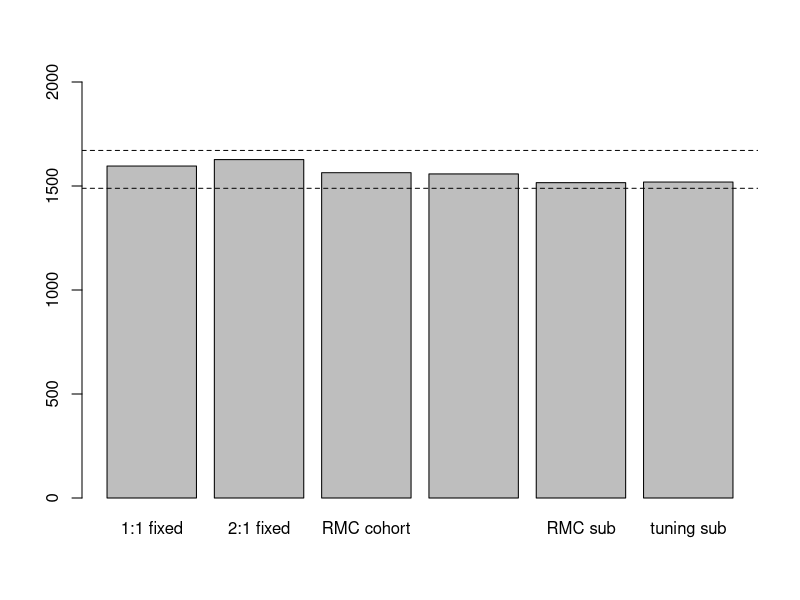
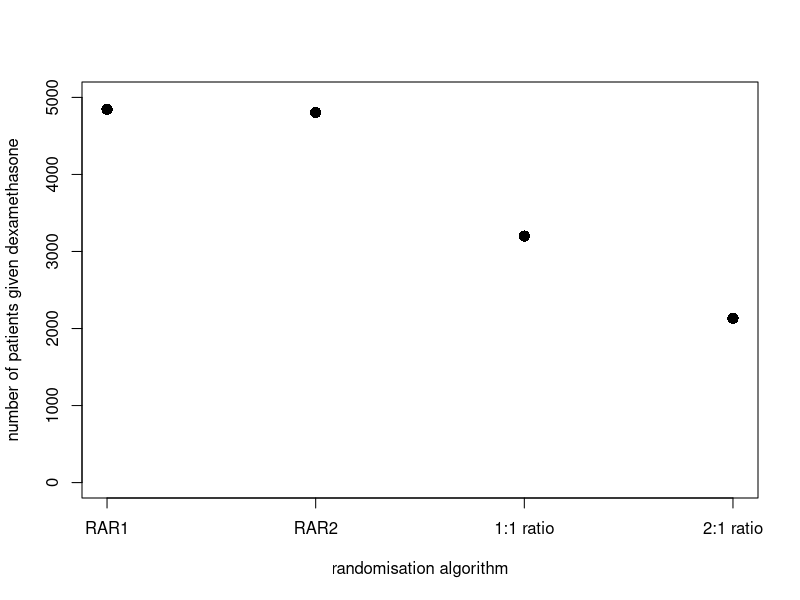
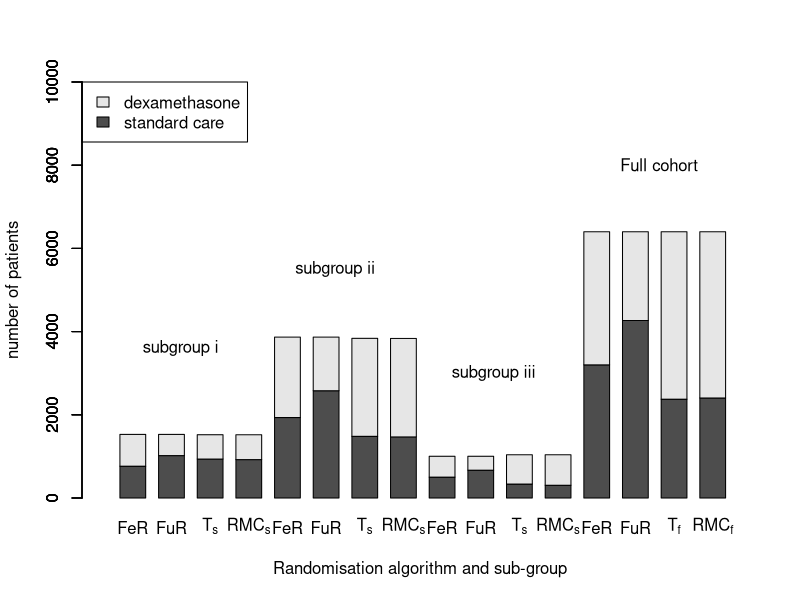
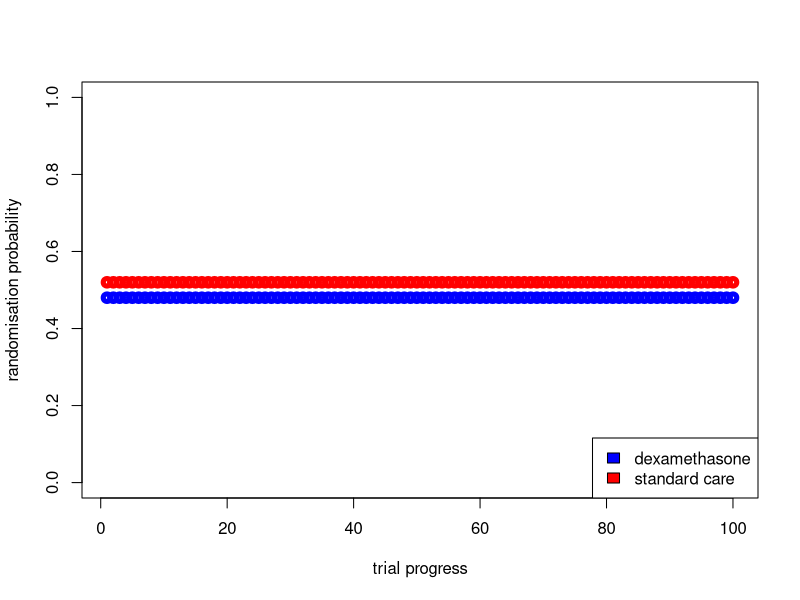

Recreate these plots in R, in order. (Note: this script raises an error after producing the figures.)
par(mfrow=c(1,1))
barplot(c(1596, 1627, 1564, 1558, 1516, 1519), 
        names.arg=c('1:1 fixed', '2:1 fixed', 
                    'RMC cohort', 'Tuning cohort', 'RMC sub', 'tuning sub'), ylim=c(0,2000))
abline(h=c(1489,1671), lty='dashed')

mat = c(4844, 4804,3200, 2133)
matsd = c(11.1, 10, 4.0,3.8)
plot(1:length(mat), mat, ylab='number of patients given dexamethasone', xlab="randomisation algorithm",
     ylim=c(0,5000), pch=16, cex=1.5, xaxt='n')
axis(1, labels = c('RAR1', 'RAR2', '1:1 ratio', '2:1 ratio'), at = 1:length(mat))
arrows(1:length(mat), mat-matsd, 1:length(mat), mat+matsd, code=3, angle = 90, lwd=0.01)

#barplot(mat, horiz=T, xlab='number of patients', names.arg= c('Tuning', 'REMAPCAP','2:1 ratio', '1:1 ratio'),
#        legend.text = c('standard care', 'dexamethasone'))





#### barplots representing subgroup and full cohort algorithms
Nx.gr = c(501, 1279, 324) + c(1034, 2604, 683)
Px    = Nx.gr/sum(Nx.gr)
Px = c(Px, 1)

mat = matrix(data = c(937, 584, 1482, 2356, 335, 704, 2375, 4025), nrow=2, ncol=4)
barplot(mat, xlab='Randomisation algorithm and sub-group', ylab='number of patients', 
        names.arg= c(rep(expression('T'[s]), 3), expression('T'[f])),
        legend.text = c('standard care', 'dexamethasone'),  ylim=c(0,10000), width = c(0.07, 0.07, 0.07, 0.07)
        , space=c(3.5, 5, 5, 5), xlim = c(0,1.7), args.legend = list(x = 'topleft'))



#mat_sd = c(nk_sd.g[1,],nk_sd.c[1])
#arrows(c(0.275,0.7,1.125,1.55), mat[1,]-mat_sd, c(0.275,0.7,1.125,1.55), mat[1,]+mat_sd, code=3, angle=90, lty=8)


mat = matrix(data = c(923, 597, 1469, 2367, 307, 732, 2404, 3996), nrow=2, ncol=4)
barplot(mat, add=T,  names.arg= c(rep(expression('RMC'[s]), 3), expression('RMC'[f])),
          ylim=c(0,4500), width = c(0.07, 0.07, 0.07, 0.07),
         space=c(5, 5, 5,5), xlim = c(0,1.5))

#mat_sd = c(nk_sd.h[1,],nk_sd.d[1])
#arrows(0.1+c(0.275,0.7,1.125,1.55), mat[1,]-mat_sd, 0.1+c(0.275,0.7,1.125,1.55), 
#       mat[1,]+mat_sd, code=3, angle=90, lty=8)

for (p in 1:length(Px)){
  mat[,p] = Px[p]*c(2/3, 1/3)*6400
}

barplot(mat, add=T,  names.arg= rep('FuR', 4),
         ylim=c(0,4500), width = c(0.07, 0.07, 0.07, 0.07),
        space=c(2, 5, 5, 5), xlim = c(0,1.5))

for (p in 1:length(Px)){
  mat[,p] = Px[p]*c(1/2, 1/2)*6400
}

barplot(mat, add=T,  names.arg= rep('FeR', 4),
        ylim=c(0,4500), width = c(0.07, 0.07, 0.07, 0.07),
        space=c(0.5, 5, 5, 5), xlim = c(0,1.5))

text(x=0.2, y=3600, labels='subgroup i')
text(x=0.62, y=5500, labels='subgroup ii')
text(x=1.05, y=3000, labels='subgroup iii')
text(x= 1.5, y = 8000, labels = 'Full cohort')

plot(rep(0.52,100), xlab='trial progress', ylab='randomisation probability', col='red', 
     lwd=5, ylim=c(0,1))
points(rep(0.48, 100), col=c('blue'), lwd=5)
legend('bottomright', legend= c('dexamethasone', 'standard care'), fill=c('blue', 'red'))






###barplot for 4 arm trial
mat=  matrix(apply(nk_avg.l[1:80,], 2,sum), nrow=4,ncol=1)
barplot(mat, ylim=c(0,10000), xlim=c(0,8), 
        legend.text= c('standard care', 'dexamethasone', 'hydroxychloroquine','lopinavir'),
        names.arg = c('FeR'), col = c('red','blue','yellow','green'),
        xlab='Randomisation algorithm',ylab='Number of patients allocated to each arm')


mat=  matrix(apply(nk_avg.k[1:80,], 2,sum), nrow=4,ncol=1)
barplot(mat, col = c('red','blue','yellow','green'),
        add=T, space=c(1.5), names.arg = c('FuR'))

mat=  matrix(apply(nk_avg.i[1:80,], 2,sum), nrow=4,ncol=1)
barplot(mat, ylim=c(0,10000), xlim=c(0,6), col = c('red','blue','yellow','green'),
        add=T, space=c(3), names.arg = c(expression('T'[f])))

mat=  matrix(apply(nk_avg.m[1:80,], 2,sum), nrow=4,ncol=1)
barplot(mat, ylim=c(0,10000), xlim=c(0,6), col = c('red','blue','yellow','green'),
        add=T, space=c(4.5), names.arg = c(expression('RMC'[f])))















##### legacy code simulation study
#simulation study
set.seed(20)

#number randomised to each group during recovery

#order: no oxygen, oxygen, invasive mechanical ventilation
stand.npat <- c(1034, 2604, 683)
#stand.npat <- 4321
dex.npat <- c(501, 1279, 324)
#dex.npat <- 2104

#total number of patients in trial
pat_nums = c(stand.npat, dex.npat)
N_PATIENTS = sum(pat_nums)
n_pats.none <- sum(c(stand.npat[1], dex.npat[1]))
n_pats.ox <- sum(c(stand.npat[2], dex.npat[2]))
n_pats.vent <- sum(c(stand.npat[3], dex.npat[3]))

#ratios of randomisation
orig.ratios <- pat_nums[1:length(pat_nums)]/N_PATIENTS

#checking randomisation ratios
(stand.npat[1:3] - dex.npat[1:3])/stand.npat[1:3]
#all round up to 51/52% difference, therefore different ratios will not be accounted
treat.ratios <- c(sum(stand.npat), sum(dex.npat))/sum(c(stand.npat, dex.npat))

#ratio of care
care.ratios <- c(n_pats.none, n_pats.ox, n_pats.vent)/N_PATIENTS

#total probability of death in each arm
stand.pdeath <- c(0.140, 0.262, 0.414)
#stand.pdeath <- 0.257
dex.pdeath <- c(0.178, 0.233, 0.293)
#dex.pdeath <- 0.229

# odds ratio varies (0.91-1.55, 0.72-0.94, 0.51-0.81)
# potentially useful for best/worst case scenarios analysis

Py = matrix(nrow=3, ncol=2)
Py[,1] <- stand.pdeath
Py[,2] <- dex.pdeath
#Py = c(stand.pdeath, dex.pdeath)
S = dim(Py)[2]
T = dim(Py)[1]

## RECOVERY TRIAL SIMULATION

#initialising outcome vectors
rec.matrix <- matrix(nrow=N_PATIENTS, ncol = 3)


#looping through number of patients
for (i in 1:N_PATIENTS) {
  care = sample(1:T, size=1, prob = care.ratios) #1,2,3 for no treatment, oxygen, ventilation
  treatment = sample(1:S, size=1, prob= treat.ratios) #1 is standard, 2 is treatment
  outcome = sample(c(1, 0), size=1, prob = c(Py[care, treatment], 1-Py[care, treatment])) #1 is death, 0 is survive
  rec.matrix[i, 1:3] = c(care, treatment, outcome)
}

#outcome death metrics per treatment
mean(rec.matrix[rec.matrix[,2] == 1, 3])
mean(rec.matrix[rec.matrix[,2] == 2, 3])

#outcome death metrics per care per treatment
for (i in 1:T){
  for (j in 1:S){
    print(mean(rec.matrix[(rec.matrix[,1] == i & rec.matrix[,2] == j), 3]))
  }
}


## ADAPTIVE DESIGN SIMULATION

#intialising outcome vectors
ad.matrix <- matrix(nrow = N_PATIENTS, ncol = 3)

#number of patients required per group before 
#looking at adaptive randomisation
N_INIT = 30

#number of patients per randomisation ratio update
UPDATE_PER = 100

K = ceiling(N_PATIENTS / UPDATE_PER) #number of stages needed

alpha       = 1 #uninformative beta
beta        = 1 #uninformative beta
Y           = array(dim=c(K, S, T))
postmean    = array(dim=c(K, S, T))
mle         = array(dim=c(K, S, T))
PostAlpha   = array(dim=c(K, S, T))
PostBeta    = array(dim=c(K, S, T))
nk          = array(dim=c(K, S, T))
rand_ratios = matrix(nrow=K, ncol=T)

#tracking number of stages to update matrix
i = as.vector(rep(0,3))

#initial randomisation ratio
rand_ratio <- as.vector(rep(0.5,3))

#keeping track of last x value for filtering matrix
last_x = as.vector(rep(0,3))

#intialising vector to check sample size against threshold
threshold <- array(rep(F, S), dim=c(T, S))

#setting limits on randomisation ratios
UPPER_LIMIT = 0.9
LOWER_LIMIT = 0.1

X <- matrix(nrow=100, ncol=S)
#looping through same number of patients
for (x in 1:N_PATIENTS){
  
  care = sample(1:T, size=1, prob = care.ratios) #1,2,3 for no treatment, oxygen, ventilation
  for (h in 1:T){
    for (j in 1:S){
      threshold[h, j] <- sum((ad.matrix[,1] == h & ad.matrix[,2] == j), na.rm=T)>=N_INIT
    }
    #checking that both patient sets have passed initial threshold
    if (all(threshold[h,])){
      
      # updating randomisation every update_per times
      if (x%%UPDATE_PER==0){
        
        #record number of randomisation updates (but only once)
        i[h] <- i[h]+1
        
        #updating section of patients accounted for
        sub.matrix <- ad.matrix[last_x[h]:x,]
        
        #updating last x for next round
        last_x[h] <- x
        
        
        for (j in 1:S){
          #store number of patients randomised to this treatment
          nk[i[h], j, h] = sum(sub.matrix[,1] == h & sub.matrix[,2]==j, na.rm=T)
          
          #checking at least 1 patient randomised to this treatment
          if (nk[i[h],j,h]!=0){
          
            #update outcome in most recent stage
            Y[i[h],j, h] = sum(sub.matrix[(sub.matrix[,1] == h & sub.matrix[,2] == j), 3], na.rm=T)
            
          
            #step required in first randomisation
            if (i[h]<2){
              PostAlpha[1,j,h] = alpha + Y[1,j,h]
              PostBeta[1,j,h]  = beta  + nk[1, j,h]-Y[1,j,h]
              postmean[1,j,h]  = PostAlpha[1,j,h]/(PostAlpha[1,j,h]+PostBeta[1,j,h])
              mle[1,j,h]       = sum(Y[1,j,h])/(1*nk[1,j,h])
            } else {
              PostAlpha[i,j,h] = sum(Y[1:i[h],j,h], na.rm=T)
              PostBeta[i,j,h]  = sum(nk[1:i[h],j,h]-Y[1:i[h],j,h], na.rm=T)
              postmean[i,j,h]  = PostAlpha[i[h],j,h]/(PostAlpha[i[h],j,h]+PostBeta[i,j,h])
              mle[i,j,h]       = sum(Y[1:i[h],j,h])/(sum(nk[1:i[h],j,h], na.rm=T))
            }
          }
          X[,j] = rbeta(100, PostAlpha[i[h],j,h], PostBeta[i[h],j,h])
        }
        theta <- length(X[,1][X[,1]>=X[,2]])/100
        k = i[h]/(2*K)
        rand_ratio[h] <- theta^k / (theta^k + (1-theta)^k)
        rand_ratios[i,] = rand_ratio[h]
        
        #making sure samples don't go to 0
        if (rand_ratio[h]>UPPER_LIMIT){
          rand_ratio[h] = UPPER_LIMIT
        }
        if (rand_ratio[h]<LOWER_LIMIT){
          rand_ratio[h] = LOWER_LIMIT
        }
      }
    }
  }
  if (all(threshold[care,])){
    #rand_ratio <- 0.5    #use this for testing
    treatment = sample(c(1:S), size=1, prob=c(1-rand_ratio[care], rand_ratio[care]))
  } else {
    treatment = sample(c(1:S),size=1)
  }
  outcome = sample(c(1, 0), size=1, prob = c(Py[care, treatment], 1-Py[care, treatment])) #1 is death, 0 is survive
  ad.matrix[x, 1:3] = c(care, treatment, outcome)
}

#number of patients and death rte in each treatment
for (n in 1:S){
  print(sum(ad.matrix[,2]==n))
  print(mean(ad.matrix[ad.matrix[,2]==n,3]))
}

#number of patients and death ratein each care
for (n in 1:T){
  print(sum(ad.matrix[,1]==n))
  print(mean(ad.matrix[ad.matrix[,1]==n, 3]))
}

#sub-group analysis

for(j in 1:S){
  for (h in 1:T){
    print(sum(ad.matrix[,1]==h & ad.matrix[,2]==j))
    print(mean(ad.matrix[ad.matrix[,1]==h&ad.matrix[,2]==j, 3]))
  }
}

tail(rand_ratios)
#plotting
#plot(postmean[,1],type="l",ylim=range(postmean, na.rm=T),lwd=4,
#     ylab="Posterior mean",xlab="Interim Analysis")
#lines(postmean[,2],type="l",lwd=4,col="red")
#legend("bottomright",c("Treatment 1","Treatment 2"),col=c("black","red"),lwd=4,bty="n")
